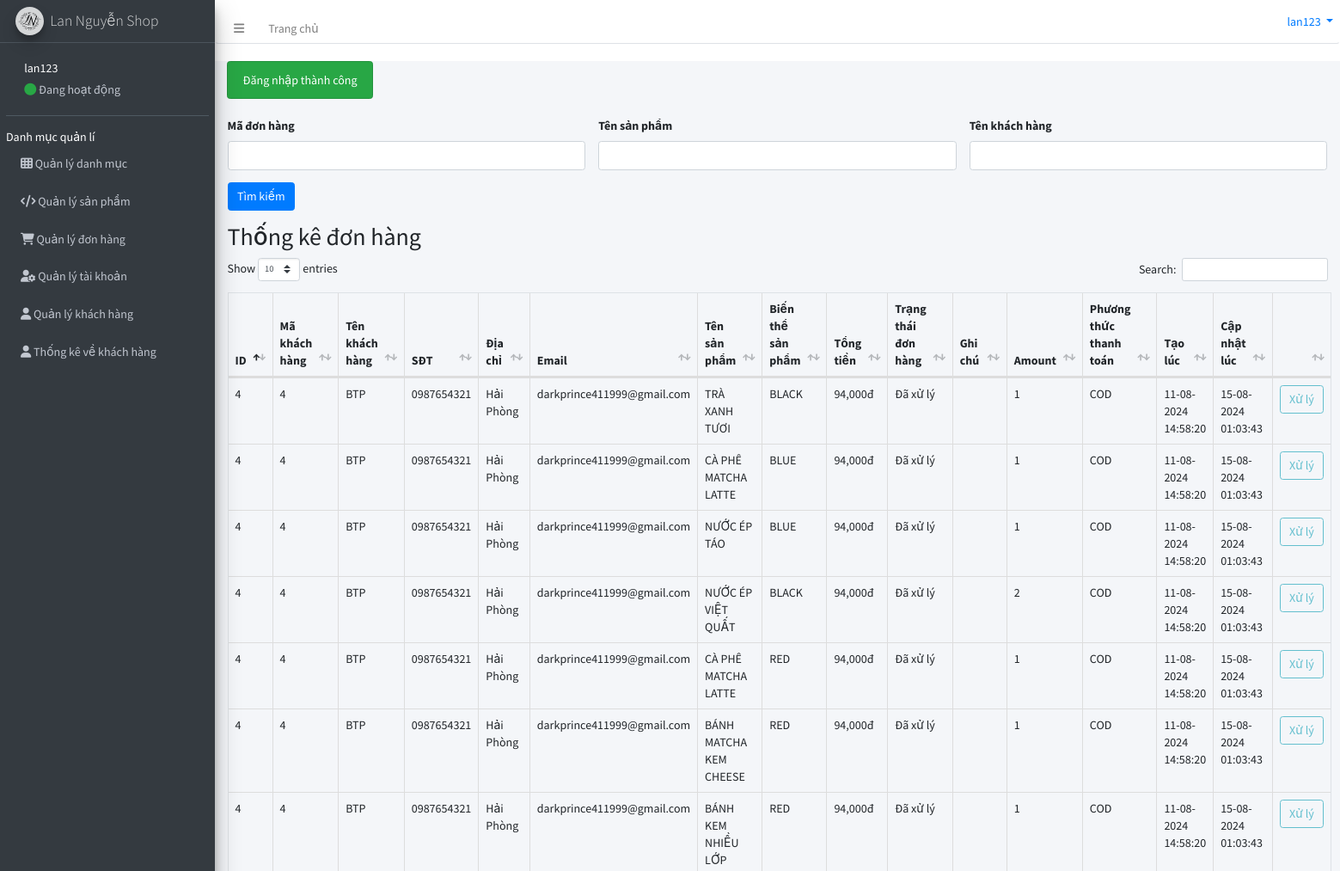
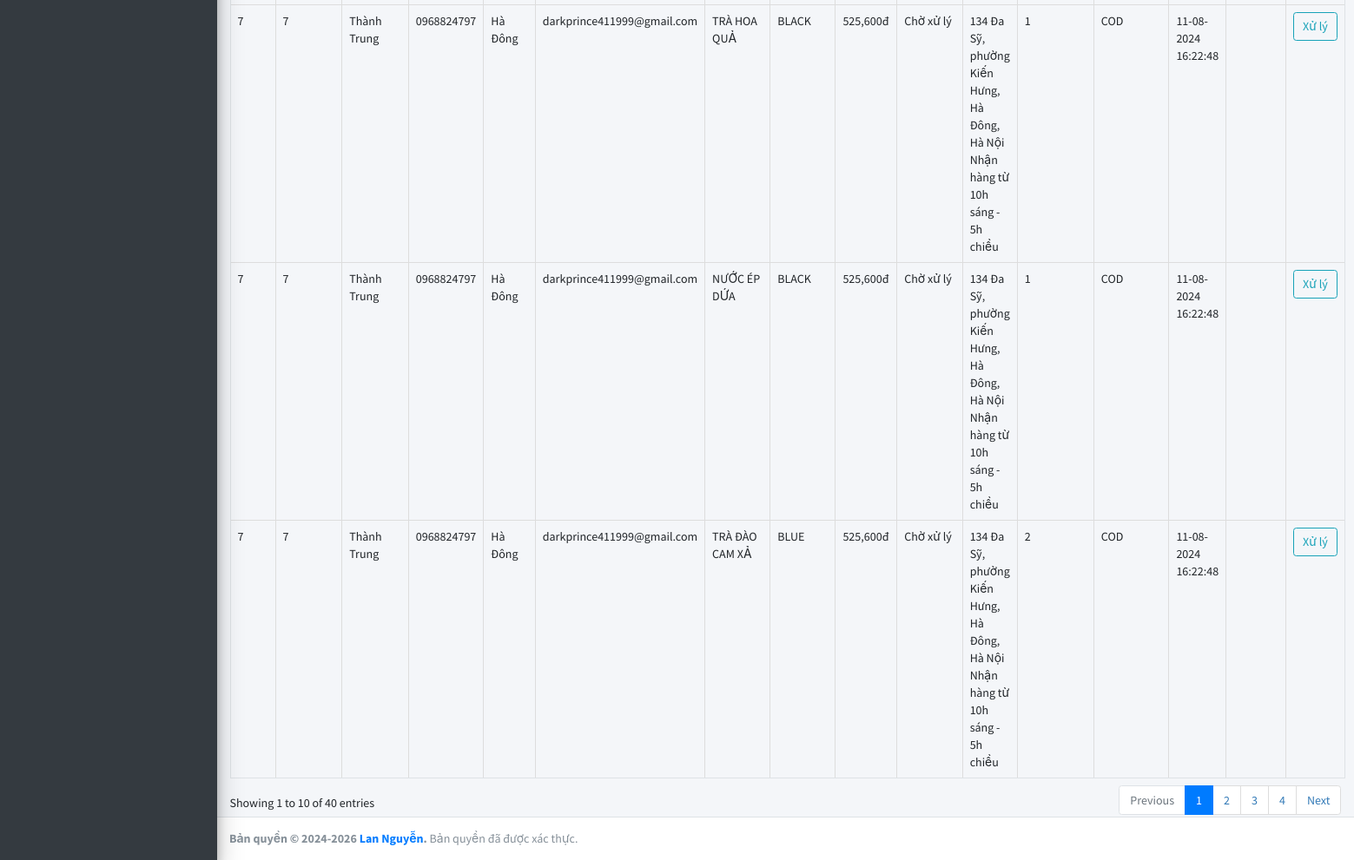
/project/backend/index.php?controller=order&action=index (signed in), run on the app's committed database (2 pictures, top to bottom).
### tables this page shows
CREATE TABLE `orders` (
  `id` int(11) NOT NULL,
  `customer_id` int(11) DEFAULT NULL COMMENT 'Id của khách hàng(ko phải là thành viên của shop), là khóa ngoại liên kết với bảng customers',
  `member_id` int(11) DEFAULT NULL COMMENT 'Id của thành viên đã đăng ký tài khoản, là khóa khoại liên kết đến bảng members',
  `price_total` int(11) NOT NULL COMMENT 'Tổng giá trị đơn hàng',
  `order_status` tinyint(3) NOT NULL DEFAULT 0 COMMENT 'Trạng thái đơn hàng: 0-Chưa xử lý, 1-Đã xứ lý',
  `note` varchar(255) DEFAULT NULL COMMENT 'Ghi chú thêm của khách hàng',
  `payment_methods` varchar(255) NOT NULL DEFAULT 'cod',
  `created_at` timestamp NOT NULL DEFAULT current_timestamp(),
  `updated_at` datetime DEFAULT NULL
);

CREATE TABLE `customers` (
  `id` int(11) NOT NULL,
  `fullname` varchar(255) NOT NULL,
  `address` varchar(255) NOT NULL,
  `phone_number` varchar(255) NOT NULL,
  `email` varchar(255) DEFAULT NULL
);

CREATE TABLE `products` (
  `id` int(11) NOT NULL,
  `category_id` int(11) NOT NULL COMMENT 'Id của danh mục mà sản phẩm thuộc về, là khóa ngoại liên kết với bảng categories	',
  `brand_id` int(11) NOT NULL COMMENT 'Id của hãng mà sản phẩm thuộc về, là khóa ngoại liên kết với bảng brands',
  `name` varchar(255) NOT NULL COMMENT 'Tên sản phẩm	',
  `avatar` varchar(255) DEFAULT NULL COMMENT 'Tên file ảnh sản phẩm',
  `price` int(11) DEFAULT NULL COMMENT 'Giá sản phẩm',
  `sell_number` int(11) DEFAULT NULL COMMENT 'Số lượng sp đã bán',
  `summary` varchar(255) DEFAULT NULL COMMENT 'Mô tả ngắn cho sản phẩm',
  `description` text DEFAULT NULL COMMENT 'Mô tả chi tiết cho sản phẩm	',
  `status` tinyint(4) DEFAULT NULL COMMENT 'Trạng thái danh mục: 0 - Inactive, 1 - Active',
  `created_at` timestamp NOT NULL DEFAULT current_timestamp(),
  `updated_at` datetime DEFAULT NULL

);

CREATE TABLE `variants_value` (
  `id` int(11) NOT NULL,
  `variant_id` int(11) NOT NULL COMMENT 'Khóa ngoại liên kết với bảng variants',
  `value` varchar(255) NOT NULL COMMENT 'Giá trị của từng thuộc tính sản phẩm'
);

CREATE TABLE `orders_detail` (
  `order_id` int(11) DEFAULT NULL COMMENT 'Khóa ngoại liên kết với bảng orders',
  `product_id` int(11) DEFAULT NULL COMMENT 'Khóa ngoại liên kết với bảng products, là những sản phẩm khách hàng đặt',
  `variant_value_id` int(11) DEFAULT NULL COMMENT 'Khóa ngoại liên kết với bảng variants_value, là những tùy chọn của khách hàng khi đặt hàng (gồm color và size)',
  `amount` int(11) DEFAULT NULL COMMENT 'Số lượng sản phẩm khách hàng đặt'
);

### project/backend/controllers/Controller.php (called while the page is built, shortened)
<?php
class Controller
{
    public function view($file, $variables = []){
        extract($variables);
        require_once "$file";
        $render_view = ob_get_clean();
        return $render_view;
    }
}

### project/backend/controllers/OrderController.php (called while the page is built, shortened)
<?php
require_once 'controllers/Controller.php';
require_once 'models/Order.php';
class OrderController extends Controller
{
    public function index(){
        $order_model = new Order();
        $orders = $order_model->getAll();
        $this->content = $this->view('views/orders/index.php', [
            'orders' => $orders,
        ]);
        require_once 'views/layouts/main.php';
    }
}

### project/backend/index.php (called while the page is built, shortened)
<?php
$action = isset($_GET['action']) ? $_GET['action'] : 'index';
$object = new $controller();
$object->$action();

### project/backend/models/Model.php (called while the page is built, shortened)
<?php
class Model
{
    public function __construct()
    {
        $this->connection = $this->getConnection();
    }
    public function getConnection(){
        try {
            $connection = new PDO(DB_DSN, DB_USERNAME, DB_PASSWORD);
        } catch (PDOException $e) {
            die("Kết nối CSDL thất bại: " . $e->getMessage());
        }
        return $connection;
    }
}

### project/backend/models/Order.php (called while the page is built, shortened)
<?php
require_once 'models/Model.php';
class Order extends Model
{
    public $str_search;
    public function getAll() {
        $obj_select = $this->connection
            ->prepare("SELECT orders.*, orders_detail.*, customers.*, products.name AS 'product_name', variants_value.value
                                FROM (
                                (orders INNER JOIN customers ON orders.customer_id = customers.id)
                                INNER JOIN orders_detail ON orders.id = orders_detail.order_id
                                INNER JOIN products ON orders_detail.product_id = products.id
                                INNER JOIN variants_value ON orders_detail.variant_value_id = variants_value.id)
                                WHERE TRUE $this->str_search");
        $obj_select->execute();
        $orders = $obj_select->fetchAll(PDO::FETCH_ASSOC);
        return $orders;
    }
}

### project/backend/views/orders/index.php (the view, shortened to what this page needs)
<form method="GET" action="">
    <div class="row filter__form--by-member">
        <div class="form-group col-md-4">
            <label for="order-id">Mã đơn hàng</label>
            <input type="number" min="0" name="order_id" id="order-id"
                   value="<?php echo isset($_GET['order_id']) ? $_GET['order_id'] : '' ?>" class="form-control"/>
        </div>
        <div class="form-group col-md-4">
            <label for="product-name">Tên sản phẩm</label>
            <input type="text" name="product_name" id="product-name"
                   value="<?php echo isset($_GET['product_name']) ? $_GET['product_name'] : '' ?>" class="form-control"/>
        </div>
        <div class="form-group col-md-4">
            <label for="customer-name">Tên khách hàng</label>
            <input type="text" name="customer_name" id="customer-name"
                   value="<?php echo isset($_GET['customer_name']) ? $_GET['customer_name'] : '' ?>" class="form-control"/>
        </div>
    </div>
    <div class="form-group">
        <input type="submit" value="Tìm kiếm" name="search" class="btn btn-primary"/>
    </div>
</form>
<h2>Thống kê đơn hàng</h2>
<table id="orders-table" class="table table-bordered order-list-table">
    <thead>
    <tr>
        <th style="width: 4%">ID</th>
        <th style="width: 6%">Mã khách hàng</th>
        <th style="width: 10%">Tên khách hàng</th>
        <th>SĐT</th>
        <th>Địa chỉ</th>
        <th>Email</th>
        <th style="width: 12%">Tên sản phẩm</th>
        <th style="width: 6%;">Biến thể sản phẩm</th>
        <th style="width: 8%">Tổng tiền</th>
        <th style="width: 6%">Trạng thái đơn hàng</th>
        <th style="width: 14%">Ghi chú</th>
        <th style="width: 4%;">Amount</th>
        <th style="width: 6%">Phương thức thanh toán</th>
        <th style="width: 8%">Tạo lúc</th>
        <th style="width: 8%">Cập nhật lúc</th>
        <th style="width: 6%"></th>
    </tr>
    </thead>
    <?php if (!empty($orders)): ?>
        <tbody>
            <form class="form-orders" action="" method="post">
            <?php foreach ($orders as $order): ?>
                <tr>
                    <td><?php echo $order['id'] ?></td>
                    <td><?php echo $order['customer_id'] ?></td>
                    <td><?= $order['fullname']?></td>
                    <td><?= $order['phone_number']?></td>
                    <td><?= $order['address']?></td>
                    <td><?= $order['email']?></td>
                    <td><?= $order['product_name']?></td>
                    <td><?= strtoupper($order['value'])?></td>
                    <td><?php echo number_format($order['price_total']) ?>đ</td>
                    <td>
                        <?php
                        $status_text = 'Chờ xử lý';
                        $disabled_button = '';
                        if ($order['order_status'] == 1) {
                            $status_text = 'Đã xử lý';
                            $disabled_button = 'disabled="true"';
                        }
                        echo $status_text;
                        ?>
                    </td>
                    <td><?php echo $order['note'] ?></td>
                    <td><?= $order['amount']?></td>
                    <td><?= strtoupper($order['payment_methods'])?></td>
                    <td><?php echo date('d-m-Y H:i:s', strtotime($order['created_at'])) ?></td>
                    <td><?php echo !empty($order['updated_at']) ? date('d-m-Y H:i:s', strtotime($order['updated_at'])) : '' ?></td>
                    <?php
                    $url_handle = "index.php?controller=order&action=handle&order_id=".$order['id'];
                    ?>
                    <td>
                        <a href="<?= $url_handle?>" class="btn btn-outline-info btn__handle-orders" <?= $disabled_button?>>Xử lý</a>
                    </td>
                </tr>
            <?php endforeach; ?>
        </form>
        </tbody>
    <?php else: ?>
        <tr>
            <td colspan="10">Không tìm thấy dữ liệu</td>
        </tr>
    <?php endif; ?>
</table>

### project/backend/assets/css/style.css (style rules this page uses)
:root { --font-size-main: 14px; --main-color: #0a0a0a; --color-white: #f5f5f5; --color-red: #f81610; }
html, body { font-size: var(--font-size-main); }

### data on the page
orders: customer "4", customer.fullname "BTP", customer.phone_number "0987654321", customer.address "Hải Phòng", customer.email "darkprince411999@gmail.com", products.name "TRÀ XANH TƯƠI", variants_value.value "BLACK", price_total "94,000", order_status "Đã xử lý", orders_detail.amount "1", payment_methods "COD", created_at "11-08-2024 14:58:20", updated_at "15-08-2024 01:03:43", products.name "CÀ PHÊ MATCHA LATTE", variants_value.value "BLUE", products.name "NƯỚC ÉP TÁO", products.name "NƯỚC ÉP VIỆT QUẤT", orders_detail.amount "2", variants_value.value "RED", products.name "BÁNH MATCHA KEM CHEESE", products.name "BÁNH KEM NHIỀU LỚP"
orders: customer "7", customer.fullname "Thành Trung", customer.phone_number "0968824797", customer.address "Hà Đông", customer.email "darkprince411999@gmail.com", products.name "TRÀ HOA QUẢ", variants_value.value "BLACK", price_total "525,600", status_text "Chờ xử lý", note "134 Đa Sỹ, phường Kiến Hưng, Hà Đông, Hà Nội Nhận hàng từ 10h sáng - 5h chiều", orders_detail.amount "1", payment_methods "COD", created_at "11-08-2024 16:22:48", products.name "NƯỚC ÉP DỨA", products.name "TRÀ ĐÀO CAM XẢ", variants_value.value "BLUE", orders_detail.amount "2"

### other printed values
$username "lan123"
$_SESSION['success'] "Đăng nhập thành công"
